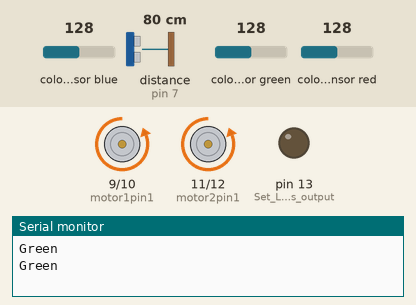
The sketch below on a simulated Arduino Uno, built with avr-gcc and run on an emulated ATmega328P. On the bench: motor-driver pin pairs drawn as motors (green arrow = first pin HIGH = forward, orange = second pin HIGH = backward, longer = more drive), output pins drawn as LEDs (lit = HIGH), the last lines printed to the serial monitor. Wiring (inferred from the names in the program): ultrasonic range finder: trigger pin 8; echo pin 7; TCS3200 colour sensor: output pin 6; S2 pin 4; S3 pin 5; S0 pin 2; S1 pin 3. The test bench sets the inputs (shaded band); at power-on: distance to the obstacle (sensor on pin 7) 80 cm, colour sensor blue 128, colour sensor green 128, colour sensor red 128. The echo pulse lasts 58.3 µs per cm; pins used as bus, display or sensor lines are not drawn.

Above: at 1.2 s.
1.3 s: distance to the obstacle (sensor on pin 7) set to 22 cm
3.1 s: distance to the obstacle (sensor on pin 7) set to 19 cm
At 4.9 s:
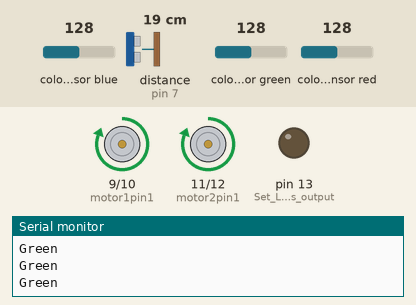
At 6.6 s:
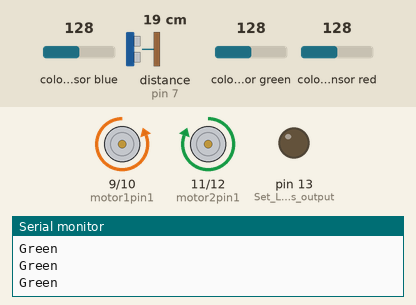
Timing chart, 0 to 15.3 s (numbered marks = the images above; inputs shaded):
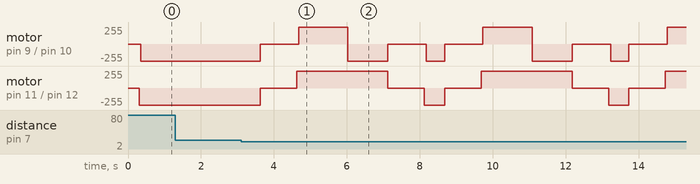

The sketch:

utrahacks_challenge3.ino
```cpp
// TCS230 or TCS3200 pins wiring to Arduino
#define S0 2
#define S1 3
#define S2 4
#define S3 5
#define sensorOut 6

//define cardboard colour
int ultra_echo = 7;
int ultra_trig = 8;
int motor1pin1 = 9;
int motor1pin2 = 10;
int motor2pin1 = 11;
int motor2pin2 = 12;
int servo = 13;

String sequence[] = {"Red", "Green", "Blue", "Green", "Blue"};
int counter = 0;
// Stores frequency read by the photodiodes
int redFrequency = 0;
int greenFrequency = 0;
int blueFrequency = 0;
String currentColour = "";
int counterRed = 0;
int counterBlue = 0;
int counterGreen = 0;
int counterBrown = 0;

// Stores the red. green and blue colors
int redColor = 0;
int greenColor = 0;
int blueColor = 0;

unsigned long moveStartTime = 0;
unsigned long totalMoveTime = 0;
bool isMoving = false;

void setup() {
  pinMode(LED_BUILTIN, OUTPUT);  // Set LED pin as output
    // Setting the outputs
  pinMode(S0, OUTPUT);
  pinMode(S1, OUTPUT);
  pinMode(S2, OUTPUT);
  pinMode(S3, OUTPUT);

  // Setting the sensorOut as an input
  pinMode(sensorOut, INPUT);

  // Setting frequency scaling to 20%
  digitalWrite(S0,HIGH);
  digitalWrite(S1,LOW);

  // ultrasensor
  pinMode(ultra_trig, OUTPUT);
  pinMode(ultra_echo, INPUT);

  // motor
  pinMode(motor1pin1, OUTPUT);
  pinMode(motor1pin2, OUTPUT);
  pinMode(motor2pin1, OUTPUT);
  pinMode(motor2pin2, OUTPUT);

  // Begins serial communication
  Serial.begin(9600);
}

void stop() {
  digitalWrite(motor2pin1, LOW);
  digitalWrite(motor2pin2, LOW);
  digitalWrite(motor1pin1, LOW);
  digitalWrite(motor1pin2, LOW);
  delay(1000);
}
void turnRight() {
  // Turns the left wheel
  digitalWrite(motor1pin1, LOW);
  digitalWrite(motor1pin2, HIGH);
  delay(1100);
  stop();
}
void turnLeft() {
  digitalWrite(motor2pin1, LOW);
  digitalWrite(motor2pin2, HIGH);
  delay(1200);
  stop();
}
void goBackward() {
  digitalWrite(motor2pin1, HIGH);
  digitalWrite(motor2pin2, LOW);
  delay(50);
  digitalWrite(motor1pin1, HIGH);
  digitalWrite(motor1pin2, LOW);
  delay(1000);
}
void goForward() {
  digitalWrite(motor2pin1, LOW);
  digitalWrite(motor2pin2, HIGH);
  delay(50);
  digitalWrite(motor1pin1, LOW);
  digitalWrite(motor1pin2, HIGH);
  delay(200);
}
void angleturn(int angle) {
  digitalWrite(motor1pin1, LOW);
  digitalWrite(motor1pin2, HIGH);
  float timeturn = angle*(1250/(3.141592/2));
  delay(timeturn); // 1250 = pi/2
  stop();
}

String rgb_count(){
  String detectedColor = "";
  if (greenColor > 400 && greenColor < 600 && blueColor < 650 && blueColor > 510 && redColor < 350 && redColor > 200){
    detectedColor = "Brown";
    Serial.println("Brown");
  }
  else if (redColor > greenColor && redColor > blueColor) {
    detectedColor = "Red";
    Serial.println("Red");
  }
  else if (greenColor > redColor && greenColor > blueColor) {
    detectedColor = "Green";
    Serial.println("Green");
  }
  else if (blueColor > redColor && blueColor > greenColor) {
    detectedColor = "Blue";
    Serial.println("Blue");
  }

  if (detectedColor != currentColour) {
    if (detectedColor == "Red") counterRed++;
    if (detectedColor == "Green") counterGreen++;
    if (detectedColor == "Blue") counterBlue++;
    if (detectedColor == "Brown") counterBrown++;

    if (counterRed >= 3 || counterGreen >= 3 || counterBlue >= 3 || counterBrown >= 3) {
      currentColour = detectedColor;
      Serial.println("Color change detected: " + currentColour);
      counterRed = counterGreen = counterBlue = counterBrown = 0;
    }
  }
  return currentColour;
}

void check(){
  if (rgb_count() == sequence[counter]){
    digitalWrite(LED_BUILTIN, HIGH); // Turn LED on
    delay(2000);                     // Wait for 1 second
    digitalWrite(LED_BUILTIN, LOW);  // Turn LED off
    delay(1000);                     // Wait for 1 second
    counter += 1;
  }
}

void loop() {
  float duration, distance;
  // put your main code here, to run repeatedly:
  digitalWrite(ultra_trig, LOW);
  delayMicroseconds(2);
  digitalWrite(ultra_trig, HIGH);
  delayMicroseconds(2);
  digitalWrite(ultra_trig, LOW);
  duration = pulseIn(ultra_echo, HIGH);
  distance = (duration*.0343)/2;

  // Setting RED (R) filtered photodiodes to be read
  digitalWrite(S2,LOW);
  digitalWrite(S3,LOW);

  // Reading the output frequency
  redFrequency = pulseIn(sensorOut, LOW);
  // Remaping the value of the RED (R) frequency from 0 to 255
  // You must replace with your own values. Here's an example:
  // redColor = map(redFrequency, 70, 120, 255,0);
  redColor = map(redFrequency, 180, 600, 255,0);

  // Printing the RED (R) value
  // Serial.print("R = ");
  // Serial.print(redColor);
  delay(100);

  // Setting GREEN (G) filtered photodiodes to be read
  digitalWrite(S2,HIGH);
  digitalWrite(S3,HIGH);

  // Reading the output frequency
  greenFrequency = pulseIn(sensorOut, LOW);
  // Remaping the value of the GREEN (G) frequency from 0 to 255
  // You must replace with your own values. Here's an example:
  // greenColor = map(greenFrequency, 100, 199, 255, 0);
  greenColor = map(greenFrequency, 310, 700, 255, 0);

  // Printing the GREEN (G) value
  // Serial.print(" G = ");
  // Serial.print(greenColor);
  delay(100);

  // Setting BLUE (B) filtered photodiodes to be read
  digitalWrite(S2,LOW);
  digitalWrite(S3,HIGH);

  // Reading the output frequency
  blueFrequency = pulseIn(sensorOut, LOW);
  // Remaping the value of the BLUE (B) frequency from 0 to 255
  // You must replace with your own values. Here's an example:
  // blueColor = map(blueFrequency, 38, 84, 255, 0);
  blueColor = map(blueFrequency, 210, 670, 255, 0);

  // Printing the BLUE (B) value
  // Serial.print(" B = ");
  // Serial.print(blueColor);
  delay(100);
  check();

  // if no wall, move forward; else if wall turn right (or left to optimise depending on where start is)
  // maybe add randomly generated code to turn lol
    if (distance <20){
    stop();
    goBackward();
    delay(350);
    turnRight();
    goForward();
  } else {
    goForward();
  }
}

// TODO:
```

Measured:
- the behaviour switches between 21 and 20 cm on distance to the obstacle (sensor on pin 7) (found by bisection; images 0 and 1)
